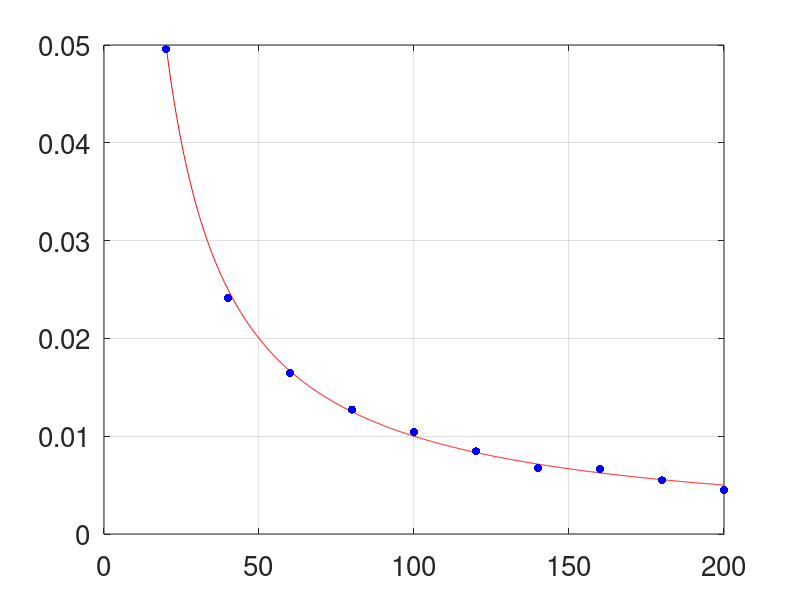

This chart was generated by the following MATLAB code: (Note: this script raises an error after producing the figure.)
%% Measure grass regrowth rate
clear
close all
set(0,'defaultaxesfontsize', 20);
set(0,'defaultAxesXGrid', 'on');
set(0,'defaultAxesYGrid', 'on');

% Parameters
L = 100;            % Working on [0, L]
num_sites = 100; % Total number of sites in [0, L] x [0, L]
T = 100000;            % Simulation time length in real-time units
dt = 0.01;        % Length of time step in real-time units
dx = 1;        % Spatial resolution in x direction
dy = 1;        % Spatial resolution in y direction
t0 = 0;           % Start time

% Parameter being varied (REMOVE FROM LOOP)
num_trials = 5;
gamma_vals = [2e1, 4e1, 6e1, 8e1, 1e2, 1.2e2, 1.4e2, 1.6e2, 1.8e2, 2e2];
regrowth_times = zeros(num_sites, size(gamma_vals, 2), num_trials);

% Choose type of initial state
initial_state = 5; 
%1 = grass + fire patch; 2 = grass/forest mixture + fire patch; 3 = one chunk of forest; 4 = disjoint forest
make_video = false;

%% Begin loop

for gg = 1:size(gamma_vals, 2)
    for n = 1:num_trials
        % Convention for state labels: 0 = Grass, 1 = Forest, 2 = Burning, 3 = Ash
        tic
    
        gamma = gamma_vals(gg);         % Fire quenching rate
        fprintf(['gamma=' num2str(gg) ' trial ' num2str(n) '\n'])

        % Parameters
        varphi_A = 0.1;  % Rate of forest seeding into ash
        varphi_G = 0.1;  % Rate of forest seeding into grass
        
        beta_F = 10^4;    % Rate of fire spread through forest
        beta_G = 10^5;    % Rate of fire spread through grass
        %gamma = 10^2;     % Rate of grass regrowth from ash
        
        mu = 0.01;       % Rate of tree death due to non-fire causes
        q = 10^3;
        
        sigma_P = 5;   % width of Gaussian of forest seeding
        sigma_B = 10;    % width of Gaussian for burning spread over grassland
        sigma_G = 5;    % width of Gaussian for flammability of large grass
        sigma_F = 5;    % width of Gaussian for flammability of large grass
        
        theta_F = 0.4;    % Forest burning sigmoid center
        f0 = 0.01;        % Forest burning sigmoid lower bound
        %f0 = 0;
        f1 = 0.1;         % Forest burning sigmoid upper bound
        %f1 = 0;
        s_F = 0.05;       %orest burning sigmoid width
        
        theta_G = 0.4;    % Grass burning sigmoid center
        %g0 = 0.01;        % Grass burning sigmoid lower bound
        g0 = 0;
        %g1 = 1;         % Grass burning sigmoid upper bound
        g1 = 0;
        s_G = 0.05;       % Grass burning sigmoid width
    
        % Periodic distance function
        dist_1D = @(r1, r2) angle (exp(1i * (r1 - r2) * 2 * pi / L)) * L / (2 * pi); 
        dist_2D = @(x1, y1, x2, y2) sqrt(dist_1D(x1, x2)^2 + dist_1D(y1, y2)^2);
        
        % Gaussian functions
        W_B = @(x1, y1, x2, y2) (L^2 / (2 * pi * sigma_B^2 * num_sites)) * exp( -( dist_2D(x1, y1, x2, y2).^2 ) / (2 * sigma_B^2)); % For cascade effect
        W_G = @(x1, y1, x2, y2) (L^2 / (2 * pi * sigma_G^2 * num_sites)) * exp( -( dist_2D(x1, y1, x2, y2).^2 ) / (2 * sigma_G^2)); % For beta spreading
        W_F = @(x1, y1, x2, y2) (L^2 / (2 * pi * sigma_F^2 * num_sites)) * exp( -( dist_2D(x1, y1, x2, y2).^2 ) / (2 * sigma_F^2)); % For varphi spreading
        
        % Sigmoid forest mortality function
        phi_F = @(x) (f0 + (f1 - f0)./(1 + exp(-(x - theta_F) / s_F)));
        phi_G = @(x) (g0 + (g1 - g0)./(1 + exp(-(x - theta_G) / s_G)));
        
        % Allocate states of sites
        X = zeros(num_sites, 1);
        
        % Fix locations of sites (x, y)
        locations = L * rand(num_sites, 2);  % NOT SORTED
        
        %% Initialize states of sites (all ash)
        for i = 1:num_sites
            X(i, 1) = 3;
        end
        
        %% Create state indicator vectors
        is_G = zeros(num_sites, 1);
        is_B = zeros(num_sites, 1);
        is_F = zeros(num_sites, 1);
        is_A = zeros(num_sites, 1);
        
        for i = 1:num_sites
            if (X(i, 1) == 0)
                is_G(i) = 1;
            elseif (X(i, 1) == 2)
                is_B(i) = 1;
            elseif (X(i, 1) == 1)
                is_F(i) = 1;
            else
                is_A(i) = 1;
            end
        end
        
        % Gaussian integrals centered at each site i
        G_integral = zeros(num_sites, num_sites);
        B_integral = zeros(num_sites, num_sites);
        F_integral = zeros(num_sites, num_sites);
        
        f = waitbar(0, 'computing integrals');
        for i = 1:num_sites
            for j = 1:num_sites
                if (X(j, 1) == 0) % Integrate over G sites
                    G_integral(i, j) = W_G(locations(i, 1), locations(i, 2), locations(j, 1), locations(j, 2));
                end
        
                if (X(j, 1) == 2) % Integrate over B sites
                    B_integral(i, j) = W_B(locations(i, 1), locations(i, 2), locations(j, 1), locations(j, 2));
                end
        
                if (X(j, 1) == 1) % Integrate over F sites
                    F_integral(i, j) = W_F(locations(i, 1), locations(i, 2), locations(j, 1), locations(j, 2));
                end
            end
            waitbar(i/num_sites, f)
        end
        close(f)
        
        % Use Gillespie algorithm to model transitions over time
        t = 0; % time
        k = 0; % time index
        Times = [0]; % array to record times of all events
        
        tic;
        f = waitbar(0, 'running FGBA simulation');
        
        while (t < T)
            k = k + 1;
        
            % Calculate event rate at each site
            eventRatePerSite = is_G .* (varphi_G * sum(F_integral, 2) + phi_G(sum(G_integral, 2)) + beta_G * sum(B_integral, 2)) ...
                + is_F .* ((mu + phi_F(sum(G_integral, 2)) + beta_F * sum(B_integral, 2))) + ...
                + is_B .* q + ...
                + is_A .* (gamma + varphi_A * sum(F_integral, 2));
        
            % Calculate total intensity over all sites
            totalIntensity = sum(eventRatePerSite);
        
            % Find time of next event
            NextEvent = -log(1 - rand()) / totalIntensity;
            t = t + NextEvent;
    
            time_recorded = false;
        
            if (t<T) % Event occurs before end of simulation
                % Append event time to Time array
                Times(end + 1) = t;
        
                % Choose index of site where event occurs
                CDF = cumsum(eventRatePerSite) / totalIntensity;
                U = rand();
                site = 1;
        
                while U > CDF(site)
                    site = site + 1;
                end
        
                % Append states of all sites to Solution array
                X(:, k + 1) = X(:, k);
        
                % Choose transition if site is G
                if (X(site, k) == 0)
                    GB_rate = phi_G(sum(G_integral(site, :))) + beta_G * sum(B_integral(site, :));
                    prob_GB = GB_rate / eventRatePerSite(site); % Probability of G -> B transition
        
                    if (rand() < prob_GB)
                        X(site, k + 1) = 2; % G to B
    
                        % Adjust indicators
                        is_G(site) = 0;
                        is_B(site) = 1;
        
                        % Adjust spatial integrals
                        G_integral(:, site) = zeros(num_sites, 1);
                        for i = 1:num_sites
                            B_integral(i, site) = W_B(locations(i, 1), locations(i, 2), locations(site, 1), locations(site, 2));
                        end
                    else
                        X(site, k + 1) = 1; % G to F
        
                        % Adjust indicators
                        is_G(site) = 0;
                        is_F(site) = 1;
        
                        % Adjust spatial integrals
                        G_integral(:, site) = zeros(num_sites, 1);
                        for i = 1:num_sites
                            F_integral(i, site) = W_F(locations(i, 1), locations(i, 2), locations(site, 1), locations(site, 2));
                        end
                    end
                end
        
                % Choose transition if site is F
                if (X(site, k) == 1)
                    prob_FG = mu / eventRatePerSite(site); % Probability of F -> G transition
        
                    if (rand() < prob_FG)
                        X(site, k + 1) = 0; % F to G
        
                        % Adjust indicators
                        is_F(site) = 0;
                        is_G(site) = 1;
                            
                        % Adjust spatial integrals
                        F_integral(:, site) = zeros(num_sites, 1);
                        for i = 1:num_sites
                            G_integral(i, site) = W_G(locations(i, 1), locations(i, 2), locations(site, 1), locations(site, 2));
                        end
        
                    else
                        X(site, k + 1) = 2; % F to B
        
                        % Adjust indicators
                        is_F(site) = 0;
                        is_B(site) = 1;
    
                      
                        % Adjust spatial integrals
                        F_integral(:, site) = zeros(num_sites, 1);
                        for i = 1:num_sites
                            B_integral(i, site) = W_B(locations(i, 1), locations(i, 2), locations(site, 1), locations(site, 2));
                        end
                    end
                end
        
                % Choose transition if site is B
                if (X(site, k) == 2)
                    X(site, k + 1) = 3; % fire must get quenched
        
                    % Adjust indicators
                    is_B(site) = 0;
                    is_A(site) = 1;
    
       
                    % Adjust spatial integrals
                    B_integral(:, site) = zeros(num_sites, 1);
                end
        
                % Choose transition if site is A
                if (X(site, k) == 3)
                    prob_AG = gamma / eventRatePerSite(site); % Probability of A -> G transition
        
                    if (rand() < prob_AG)
                        X(site, k + 1) = 0; % A to G

                        regrowth_times(site, gg, n) = t;
        
                        % Adjust indicators
                        is_A(site) = 0;
                        is_G(site) = 1;
        
                        % Adjust spatial integrals
                        for i = 1:num_sites
                            G_integral(i, site) = W_G(locations(i, 1), locations(i, 2), locations(site, 1), locations(site, 2));
                        end
                    else
                        X(site, k + 1) = 1; % A to F
        
                        % Adjust indicators
                        is_A(site) = 0;
                        is_F(site) = 1;
        
                        % Adjust spatial integrals
                        for i = 1:num_sites
                            F_integral(i, site) = W_F(locations(i, 1), locations(i, 2), locations(site, 1), locations(site, 2));
                        end
                    end
                end
        
            else % Finish simulation if event occurs after end time of simulation
                Times(end + 1) = T;
                X(:, k + 1) = X(:, k);
            end
        
            waitbar(Times(end)/T, f)
        
        end
        close(f)
        
        toc % time the calculations of the Gillespie algorithm
    end
end

%% Plotting

trials_avg_regrowth = mean(regrowth_times, 3);
trials_space_avg_regrowth = mean(trials_avg_regrowth, 1);
trials_space_var_regrowth = var(regrowth_times, 0, [1, 3]);

regrowth_x_axis = linspace(gamma_vals(1), gamma_vals(end), 1000);
expected_regrowth = 1 ./ regrowth_x_axis;

plot(regrowth_x_axis, expected_regrowth, 'r');
hold on
scatter(gamma_vals, trials_space_avg_regrowth, 'b', 'filled')
errorbar(gamma_vals, trials_space_avg_regrowth, sqrt(trials_space_var_regrowth) / 2, 'LineStyle', 'none', 'Color', 'b');
xlabel('Grass regrowth rate (yr$$^{-1}$$)', 'Interpreter','latex')
ylabel('Grass regrowth time (yr)', 'Interpreter','latex')
legend('expected', 'measured')

saveas(gcf, 'testing_figs/grass_regrowth.jpeg');
